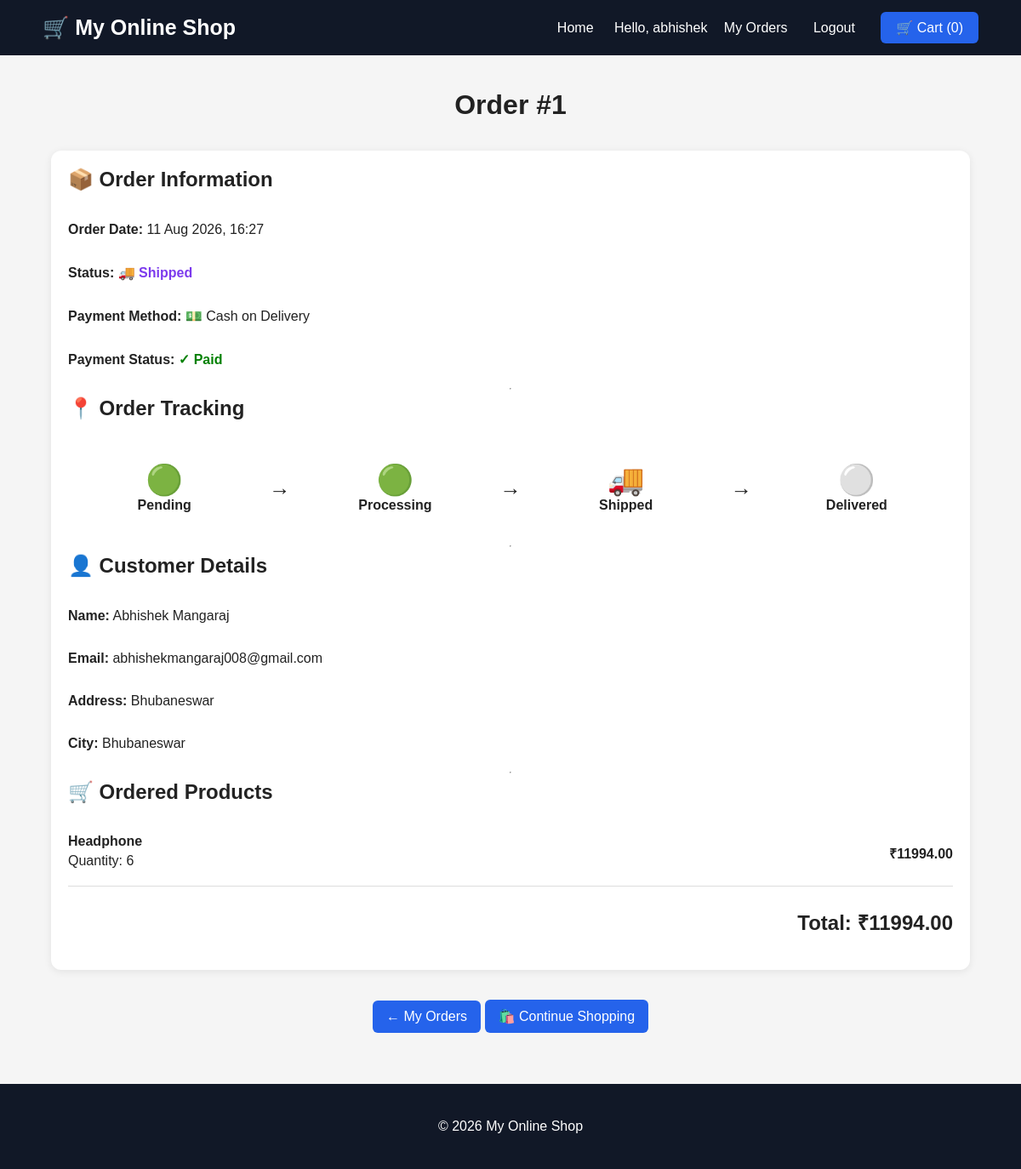
Page /orders/1/ (signed in) on the committed database.
### orders/models.py (models this page shows, shortened)
class Order(models.Model):
    first_name = models.CharField(max_length=50)
    last_name = models.CharField(max_length=50)
    email = models.EmailField()
    address = models.CharField(max_length=250)
    postal_code = models.CharField(max_length=20)
    city = models.CharField(max_length=100)
    payment_method = models.CharField(
    max_length=20,
    default='cod'
)
    status = models.CharField(
    max_length=20,
    choices=ORDER_STATUS,
    default='pending'
)
    created = models.DateTimeField(auto_now_add=True)
    updated = models.DateTimeField(auto_now=True)
    paid = models.BooleanField(default=False)
    class Meta:
        ordering = ['-created']
    def get_total_cost(self):
        return sum(item.get_cost() for item in self.items.all())

class OrderItem(models.Model):
    order = models.ForeignKey(
        Order,
        related_name='items',
        on_delete=models.CASCADE
    )
    product = models.ForeignKey(
        'shop.Product',
        related_name='order_items',
        on_delete=models.CASCADE
    )
    price = models.DecimalField(
        max_digits=10,
        decimal_places=2
    )
    quantity = models.PositiveIntegerField(default=1)
    def get_cost(self):
        return self.price * self.quantity

### shop/models.py (models this page shows, shortened)
class Product(models.Model):
    category = models.ForeignKey(
        Category,
        on_delete=models.CASCADE,
        related_name='products'
    )
    name = models.CharField(max_length=200)
    slug = models.SlugField(max_length=200)
    description = models.TextField(blank=True)
    price = models.DecimalField(max_digits=10, decimal_places=2)
    image = models.ImageField(upload_to='products/', blank=True, null=True)
    available = models.BooleanField(default=True)
    stock = models.PositiveIntegerField(default=0)
    created = models.DateTimeField(auto_now_add=True)
    updated = models.DateTimeField(auto_now=True)

### orders/views.py (the view)
# urls.py: path('<int:id>/', views.order_detail, name='order_detail'),
@login_required
def order_detail(request, id):
    order = Order.objects.get(
        id=id,
        email=request.user.email
    )
    return render(
        request,
        'orders/order_detail.html',
        {
            'order': order
        }
    )

### cart/cart.py (called while the page is built)
    def __len__(self):
        return sum(
            item['quantity']
            for item in self.cart.values()
        )

### cart/context_processors.py (called while the page is built)
def cart(request):
    return {
        'cart': Cart(request)
    }

### orders/templates/orders/order_detail.html (shortened to what this page needs)
{% extends "base.html" %}
{% block content %}
<h1 class="page-title">
    Order #{{ order.id }}
</h1>
<div class="product-card order-detail-card">
    <h2>
        📦 Order Information
    </h2>
    <p>
        <strong>Order Date:</strong>
        {{ order.created|date:"d M Y, H:i" }}
    </p>
    <p>
        <strong>Status:</strong>
        {% if order.status == 'pending' %}
            <span style="
                color: #f59e0b;
                font-weight: bold;
            ">
                🟡 Pending
            </span>
        {% elif order.status == 'shipped' %}
            <span style="
                color: #7c3aed;
                font-weight: bold;
            ">
                🚚 Shipped
            </span>
        {% endif %}
    </p>
    <p>
        <strong>Payment Method:</strong>
        {% if order.payment_method == 'cod' %}
            💵 Cash on Delivery
        {% elif order.payment_method == 'online' %}
            💳 Online Payment
        {% endif %}
    </p>
    <p>
        <strong>Payment Status:</strong>
        {% if order.paid %}
            <span style="
                color: green;
                font-weight: bold;
            ">
                ✓ Paid
            </span>
        {% endif %}
    </p>
    <hr>
    <h2>
        📍 Order Tracking
    </h2>
    {% if order.status == 'cancelled' %}
        <div style="
            background: #fee2e2;
            color: #dc2626;
            padding: 20px;
            border-radius: 8px;
            text-align: center;
            font-weight: bold;
            margin: 25px 0;
        ">
            🔴 This order has been cancelled.
        </div>
    {% else %}
        <div class="tracking">
            <div class="tracking-step">
                {% if order.status == 'pending' %}
                    <div style="font-size: 35px;">
                        🟡
                    </div>
                {% else %}
                    <div style="font-size: 35px;">
                        🟢
                    </div>
                {% endif %}
                <strong>
                    Pending
                </strong>
            </div>
            <div class="tracking-arrow">
                →
            </div>
            <div class="tracking-step">
                {% if order.status == 'processing' %}
                    <div style="font-size: 35px;">
                        🔵
                    </div>
                {% elif order.status == 'pending' %}
                    <div style="font-size: 35px;">
                        ⚪
                    </div>
                {% else %}
                    <div style="font-size: 35px;">
                        🟢
                    </div>
                {% endif %}
                <strong>
                    Processing
                </strong>
            </div>
            <div class="tracking-arrow">
                →
            </div>
            <div class="tracking-step">
                {% if order.status == 'shipped' %}
                    <div style="font-size: 35px;">
                        🚚
                    </div>
                {% elif order.status == 'pending' or order.status == 'processing' %}
                    <div style="font-size: 35px;">
                        ⚪
                    </div>
                {% else %}
                    <div style="font-size: 35px;">
                        🟢
                    </div>
                {% endif %}
                <strong>
                    Shipped
                </strong>
            </div>
            <div class="tracking-arrow">
                →
            </div>
            <div class="tracking-step">
                {% if order.status == 'delivered' %}
                    <div style="font-size: 35px;">
                        🟢
                    </div>
                {% else %}
                    <div style="font-size: 35px;">
                        ⚪
                    </div>
                {% endif %}
                <strong>
                    Delivered
                </strong>
            </div>
        </div>
    {% endif %}
    <hr>
    <h2>
        👤 Customer Details
    </h2>
    <p>
        <strong>Name:</strong>
        {{ order.first_name }} {{ order.last_name }}
    </p>
    <p>
        <strong>Email:</strong>
        {{ order.email }}
    </p>
    <p>
        <strong>Address:</strong>
        {{ order.address }}
    </p>
    <p>
        <strong>City:</strong>
        {{ order.city }}
    </p>
    <hr>
    <h2>
        🛒 Ordered Products
    </h2>
    {% for item in order.items.all %}
        <div class="order-item">
            <div class="order-item-row">
                <div>
                    <strong>
                        {{ item.product.name }}
                    </strong>
                    <p style="margin: 5px 0;">
                        Quantity: {{ item.quantity }}
                    </p>
                </div>
                <strong>
                    ₹{{ item.get_cost }}
                </strong>
            </div>
        </div>
    {% empty %}
        <p>
            No products found for this order.
        </p>
    {% endfor %}
    <h2 style="
        text-align: right;
        margin-top: 25px;
    ">
        Total: ₹{{ order.get_total_cost }}
    </h2>
</div>
<div class="order-buttons">
    <a
        href="{% url 'orders:my_orders' %}"
        class="button"
    >
        ← My Orders
    </a>
    <a
        href="/"
        class="button"
    >
        🛍️ Continue Shopping
    </a>
</div>
{% endblock %}

### templates/base.html (shortened to what this page needs)
<!DOCTYPE html>
<html lang="en">
<head>
</head>
<body>
    <nav>
        <a href="/" class="logo">
            🛒 My Online Shop
        </a>
<div>
    <a href="/" style="margin-right: 20px;">
        Home
    </a>
    {% if user.is_authenticated %}
        <span style="
            color: white;
            margin-right: 15px;
        ">
            Hello, {{ user.username }}
        </span>
        <a
            href="{% url 'orders:my_orders' %}"
            style="margin-right: 20px;"
        >
            My Orders
        </a>
        <form
            method="post"
            action="{% url 'logout' %}"
            style="
                display: inline;
                margin-right: 20px;
            "
        >
            <button
                type="submit"
                style="
                    background: none;
                    border: none;
                    color: white;
                    cursor: pointer;
                    font-size: 16px;
                "
            >
                Logout
            </button>
        </form>
    {% endif %}
<a
    href="/cart/"
    class="cart-link"
>
    🛒 Cart ({{ cart|length }})
</a>
</div>
    </nav>
    <div class="container">
        {% block content %}
        {% endblock %}
    </div>
    <footer>
        <p>
            © 2026 My Online Shop
        </p>
    </footer>
</body>
</html>

### templates/base.html (style rules this page uses)
* { box-sizing: border-box; }
body { margin: 0; font-family: Arial, sans-serif; background: #f5f5f5; color: #222; }
nav { background: #111827; padding: 18px 50px; display: flex; justify-content: space-between; align-items: center; flex-wrap: wrap; gap: 15px; }
nav a { color: white; text-decoration: none; }
.logo { font-size: 25px; font-weight: bold; }
.cart-link { background: #2563eb; padding: 10px 18px; border-radius: 6px; }
.container { width: 90%; max-width: 1200px; margin: 40px auto; }
.page-title { text-align: center; margin-bottom: 35px; }
.product-card { background: white; padding: 20px; border-radius: 12px; box-shadow: 0 2px 10px rgba(0, 0, 0, 0.08); transition: 0.3s; }
.product-card h2 { margin-top: 0; }
.button { display: inline-block; background: #2563eb; color: white; text-decoration: none; padding: 10px 16px; border-radius: 6px; margin-top: 10px; }
footer { margin-top: 60px; background: #111827; color: white; text-align: center; padding: 25px; }
.product-card { height: 100%; display: flex; flex-direction: column; }

### orders/templates/orders/order_detail.html (style rules this page uses)
.order-detail-card { width: 100%; }
.tracking { display: flex; justify-content: space-between; align-items: center; text-align: center; margin: 30px 0; }
.tracking-step { flex: 1; }
.tracking-arrow { font-size: 25px; padding: 10px; }
.order-item { padding: 15px 0; border-bottom: 1px solid #ddd; }
.order-item-row { display: flex; justify-content: space-between; align-items: center; gap: 20px; }
.order-buttons { text-align: center; margin-top: 25px; }

### rows in the picture
Order: id "1", created "11 Aug 2026, 16:27", first_name "Abhishek", last_name "Mangaraj", email "abhishekmangaraj008@gmail.com", address "Bhubaneswar", city "Bhubaneswar", get_total_cost "11994.00"
OrderItem: product.name "Headphone", quantity "6", get_cost "11994.00"

### other values in the picture
{{ user.username }} "abhishek"
{{ cart|length }} "0"
